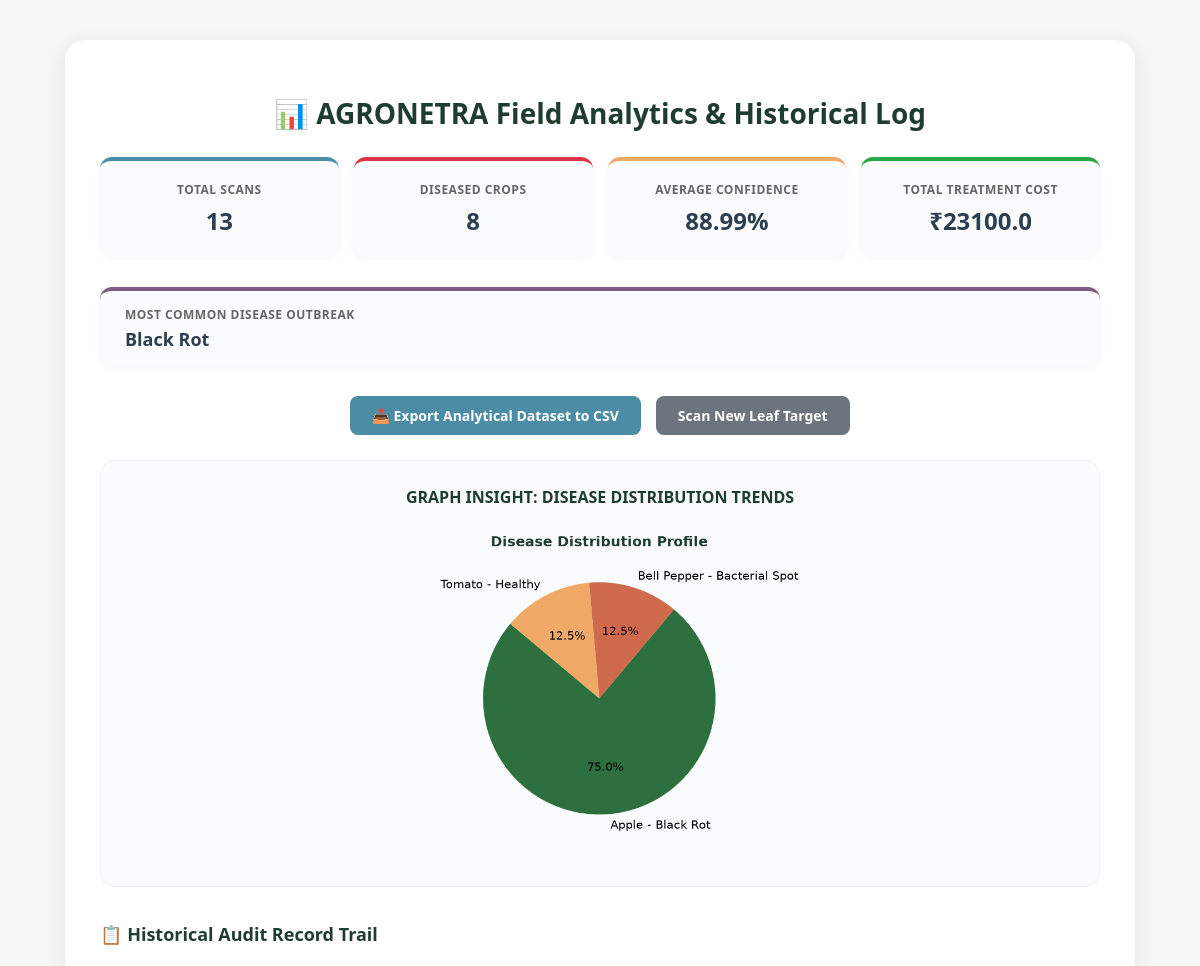
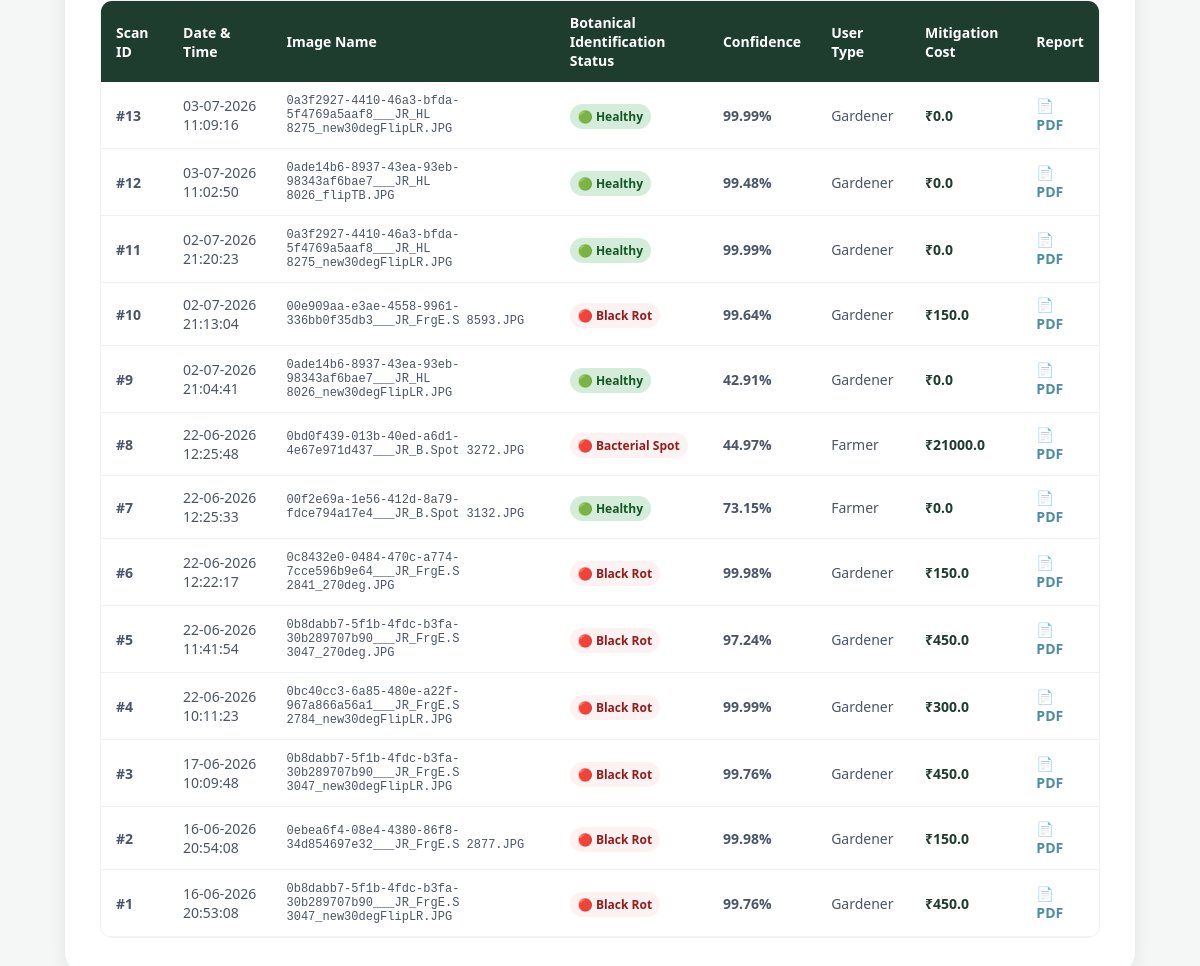
The page /history (signed in) on the database its author committed (2 pictures, top to bottom).
### tables this page shows
CREATE TABLE predictions (
        id INTEGER PRIMARY KEY AUTOINCREMENT,
        image_name TEXT,
        disease TEXT,
        confidence REAL,
        user_type TEXT,
        estimated_cost REAL,
        prediction_time TEXT,
        farmer_id INTEGER
    );

### app.py (the view)
@app.route("/history")
def history():
    if "farmer_id" not in session:
        return redirect(url_for("login"))
    conn = sqlite3.connect("agronetra.db")
    cursor = conn.cursor()
    cursor.execute("SELECT * FROM predictions WHERE farmer_id = ? ORDER BY id DESC", (session["farmer_id"],))
    records = cursor.fetchall()
    cursor.execute("SELECT COUNT(*) FROM predictions WHERE farmer_id = ?", (session["farmer_id"],))
    total_scans = cursor.fetchone()[0]
    if total_scans > 0:
        cursor.execute("SELECT COUNT(*) FROM predictions WHERE farmer_id = ? AND disease NOT LIKE '%Healthy%'", (session["farmer_id"],))
        diseased_scans = cursor.fetchone()[0]
        healthy_scans = total_scans - diseased_scans
        cursor.execute("SELECT SUM(estimated_cost) FROM predictions WHERE farmer_id = ?", (session["farmer_id"],))
        total_cost = cursor.fetchone()[0] or 0.0
        cursor.execute("SELECT AVG(confidence) FROM predictions WHERE farmer_id = ?", (session["farmer_id"],))
        avg_confidence = round(cursor.fetchone()[0] or 0.0, 2)
        cursor.execute("SELECT disease, COUNT(*) as cnt FROM predictions WHERE farmer_id = ? GROUP BY disease ORDER BY cnt DESC LIMIT 1", (session["farmer_id"],))
        result = cursor.fetchone()
        most_common_disease = result[0] if result else "None"
    else:
        healthy_scans = diseased_scans = avg_confidence = total_cost = 0
        most_common_disease = "No diagnostic records initialized."
    conn.close()
    chart_exists = generate_disease_chart() if total_scans > 0 else False
    stats = {
        "total_scans": total_scans,
        "healthy_scans": healthy_scans,
        "diseased_scans": diseased_scans,
        "avg_confidence": avg_confidence,
        "most_common_disease": most_common_disease,
        "total_cost": round(total_cost, 2),
        "chart_exists": chart_exists
    }
    lang = get_lang_dict(session.get("language", "en"))
    return render_template("history.html", records=records, stats=stats, lang=lang)

### app.py (called while the page is built, shortened)
def get_lang_dict(target_language):
    if target_language in ui_translations:
        return ui_translations[target_language]

### templates/history.html (shortened to what this page needs)
<!DOCTYPE html>
<html>
<head>
</head>
<body>
<div class="container">
    <h1>📊 AGRONETRA Field Analytics & Historical Log</h1>
    <div class="dashboard-grid">
        <div class="analytics-card" style="border-top-color: #4c8da5;">
            <h3>Total Scans</h3>
            <h2>{{ stats.total_scans }}</h2>
        </div>
        <div class="analytics-card" style="border-top-color: #dc3545;">
            <h3>Diseased Crops</h3>
            <h2>{{ stats.diseased_scans }}</h2>
        </div>
        <div class="analytics-card" style="border-top-color: #f0a967;">
            <h3>Average Confidence</h3>
            <h2>{{ stats.avg_confidence }}%</h2>
        </div>
        <div class="analytics-card" style="border-top-color: #28a745;">
            <h3>Total Treatment Cost</h3>
            <h2>₹{{ stats.total_cost }}</h2>
        </div>
    </div>
    <div class="analytics-card" style="border-top-color: #7f5a83; margin-bottom: 30px; text-align: left; padding: 15px 25px;">
        <h3 style="margin-bottom: 4px;">Most Common Disease Outbreak</h3>
        <h2 style="font-size: 18px; color: #2c3e50;">
            {{ stats.most_common_disease.split(' - ')[1] if ' - ' in stats.most_common_disease else stats.most_common_disease }}
        </h2>
    </div>
    <div class="btn-wrapper">
        <a href="/export_csv" class="btn btn-secondary">📥 Export Analytical Dataset to CSV</a>
        <a href="/" class="btn btn-back">Scan New Leaf Target</a>
    </div>
    {% if stats.chart_exists %}
    <div class="chart-container">
        <h3>Graph Insight: Disease Distribution Trends</h3>
        <img src="{{ url_for('static', filename='charts/disease_distribution.png') }}?v={{ stats.total_scans }}" class="chart-img" alt="AGRONETRA Distribution Pie Chart" width="500">
    </div>
    {% endif %}
    <h2 style="color: #1e3d2f; text-align: left; font-size: 18px; margin-top: 30px; margin-bottom: 10px;">📋 Historical Audit Record Trail</h2>
    <div class="table-responsive">
        <table>
            <thead>
                <tr>
                    <th>Scan ID</th>
                    <th>Date & Time</th>
                    <th>Image Name</th>
                    <th>Botanical Identification Status</th>
                    <th>Confidence</th>
                    <th>User Type</th>
                    <th>Mitigation Cost</th>
                    <th>Report</th>
                </tr>
            </thead>
            <tbody>
                {% for row in records %}
                <tr>
                    <td><strong>#{{ row[0] }}</strong></td>
                    <td>{{ row[6] }}</td>
                    <td style="font-family: monospace; font-size: 12px;">{{ row[1] }}</td>
                    <td>
                        {% if 'Healthy' in row[2] %}
                            <span class="badge badge-healthy">🟢 Healthy</span>
                        {% else %}
                            <span class="badge badge-disease">🔴 {{ row[2].split(' - ')[1] if ' - ' in row[2] else row[2] }}</span>
                        {% endif %}
                    </td>
                    <td><strong>{{ row[3] }}%</strong></td>
                    <td style="text-transform: capitalize;">{{ row[4] }}</td>
                    <td style="font-weight: 600; color: #1e3d2f;">₹{{ row[5] }}</td>
                    <td>
                        <a href="/download_report/{{ row[0] }}" style="color: #4c8da5; font-weight: bold; text-decoration: none;">📄 PDF</a>
                    </td>
                </tr>
                {% else %}
                <tr>
                    <td colspan="8" style="text-align: center; color: #888; padding: 30px;">No diagnostic records found in database log profile yet.</td>
                </tr>
                {% endfor %}
            </tbody>
        </table>
    </div>
</div>
</body>
</html>

### templates/history.html (style rules this page uses)
body { font-family: 'Segoe UI', Tahoma, Geneva, Verdana, sans-serif; background-color: #f4f7f6; color: #2c3e50; margin: 0; padding: 40px 20px; }
.container { max-width: 1000px; margin: 0 auto; background: white; padding: 35px; border-radius: 20px; box-shadow: 0 4px 20px rgba(0,0,0,0.08); text-align: center; }
h1 { color: #1e3d2f; margin-bottom: 25px; font-size: 28px; }
.dashboard-grid { display: grid; grid-template-columns: repeat(auto-fit, minmax(220px, 1fr)); gap: 15px; margin-bottom: 30px; }
.analytics-card { background: #fafbfc; padding: 20px; border-radius: 12px; border-top: 4px solid #1e3d2f; box-shadow: 0 2px 8px rgba(0,0,0,0.04); text-align: center; }
.analytics-card h3 { margin: 0 0 6px 0; font-size: 12px; color: #666; font-weight: 600; text-transform: uppercase; letter-spacing: 0.5px; }
.analytics-card h2 { margin: 0; font-size: 24px; font-weight: bold; color: #2c3e50; word-wrap: break-word; }
.chart-container { background: #fafbfc; border: 1px solid #eef2f5; padding: 25px; border-radius: 15px; margin-bottom: 35px; text-align: center; }
.chart-container h3 { margin-top: 0; margin-bottom: 15px; color: #1e3d2f; font-size: 16px; font-weight: bold; text-transform: uppercase; }
.chart-img { max-width: 100%; height: auto; border-radius: 8px; }
.table-responsive { overflow-x: auto; margin-top: 20px; border-radius: 12px; border: 1px solid #eef2f5; }
table { width: 100%; border-collapse: collapse; text-align: left; font-size: 14px; }
th { background-color: #1e3d2f; color: white; padding: 12px 15px; font-weight: 600; }
td { padding: 12px 15px; border-bottom: 1px solid #eef2f5; color: #4a5568; }
.badge { padding: 4px 8px; border-radius: 20px; font-size: 12px; font-weight: bold; }
.badge-healthy { background-color: #d4edda; color: #155724; }
.badge-disease { background-color: #fdf2f2; color: #981b1b; }
.btn-wrapper { display: flex; gap: 15px; justify-content: center; margin-bottom: 25px; flex-wrap: wrap; }
.btn { display: inline-block; padding: 10px 22px; color: white; text-decoration: none; border-radius: 8px; font-weight: bold; font-size: 14px; transition: background 0.2s; }
.btn-secondary { background-color: #4c8da5; }
.btn-back { background-color: #6c757d; }

### rows shown on the page
predictions: id "13", prediction_time "03-07-2026 11:09:16", image_name "0a3f2927-4410-46a3-bfda-5f4769a5aaf8___JR_HL 8275_new30degFlipLR.JPG", shows "🟢 Healthy", confidence "99.99", user_type "Gardener", estimated_cost "0.0"
predictions: id "12", prediction_time "03-07-2026 11:02:50", image_name "0ade14b6-8937-43ea-93eb-98343af6bae7___JR_HL 8026_flipTB.JPG", shows "🟢 Healthy", confidence "99.48", user_type "Gardener", estimated_cost "0.0"
predictions: id "11", prediction_time "02-07-2026 21:20:23", image_name "0a3f2927-4410-46a3-bfda-5f4769a5aaf8___JR_HL 8275_new30degFlipLR.JPG", shows "🟢 Healthy", confidence "99.99", user_type "Gardener", estimated_cost "0.0"
predictions: id "10", prediction_time "02-07-2026 21:13:04", image_name "00e909aa-e3ae-4558-9961-336bb0f35db3___JR_FrgE.S 8593.JPG", disease "Black Rot", confidence "99.64", user_type "Gardener", estimated_cost "150.0"
predictions: id "9", prediction_time "02-07-2026 21:04:41", image_name "0ade14b6-8937-43ea-93eb-98343af6bae7___JR_HL 8026_new30degFlipLR.JPG", shows "🟢 Healthy", confidence "42.91", user_type "Gardener", estimated_cost "0.0"
predictions: id "8", prediction_time "22-06-2026 12:25:48", image_name "0bd0f439-013b-40ed-a6d1-4e67e971d437___JR_B.Spot 3272.JPG", disease "Bacterial Spot", confidence "44.97", user_type "Farmer", estimated_cost "21000.0"
predictions: id "7", prediction_time "22-06-2026 12:25:33", image_name "00f2e69a-1e56-412d-8a79-fdce794a17e4___JR_B.Spot 3132.JPG", disease "🟢 Healthy", confidence "73.15", user_type "Farmer", estimated_cost "0.0"
predictions: id "6", prediction_time "22-06-2026 12:22:17", image_name "0c8432e0-0484-470c-a774-7cce596b9e64___JR_FrgE.S 2841_270deg.JPG", disease "Black Rot", confidence "99.98", user_type "Gardener", estimated_cost "150.0"
predictions: id "5", prediction_time "22-06-2026 11:41:54", image_name "0b8dabb7-5f1b-4fdc-b3fa-30b289707b90___JR_FrgE.S 3047_270deg.JPG", disease "Black Rot", confidence "97.24", user_type "Gardener", estimated_cost "450.0"
predictions: id "4", prediction_time "22-06-2026 10:11:23", image_name "0bc40cc3-6a85-480e-a22f-967a866a56a1___JR_FrgE.S 2784_new30degFlipLR.JPG", disease "Black Rot", confidence "99.99", user_type "Gardener", estimated_cost "300.0"
predictions: id "3", prediction_time "17-06-2026 10:09:48", image_name "0b8dabb7-5f1b-4fdc-b3fa-30b289707b90___JR_FrgE.S 3047_new30degFlipLR.JPG", disease "Black Rot", confidence "99.76", user_type "Gardener", estimated_cost "450.0"
predictions: id "2", prediction_time "16-06-2026 20:54:08", image_name "0ebea6f4-08e4-4380-86f8-34d854697e32___JR_FrgE.S 2877.JPG", disease "Black Rot", confidence "99.98", user_type "Gardener", estimated_cost "150.0"
predictions: id "1", prediction_time "16-06-2026 20:53:08", image_name "0b8dabb7-5f1b-4fdc-b3fa-30b289707b90___JR_FrgE.S 3047_new30degFlipLR.JPG", disease "Black Rot", confidence "99.76", user_type "Gardener", estimated_cost "450.0"

### other values the page prints
{{ stats.total_scans }} "13"
{{ stats.diseased_scans }} "8"
{{ stats.avg_confidence }} "88.99"
{{ stats.total_cost }} "23100.0"
